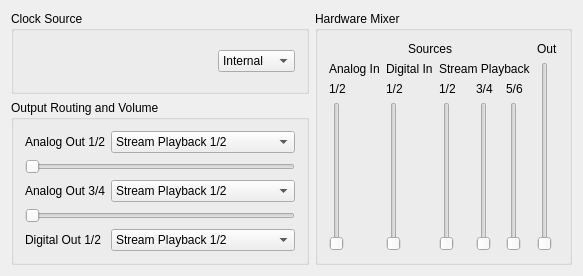
<?xml version="1.0" encoding="UTF-8"?>
<ui version="4.0">
 <class>YamahaGoUI</class>
 <widget class="QWidget" name="YamahaGoUI">
  <property name="geometry">
   <rect>
    <x>0</x>
    <y>0</y>
    <width>583</width>
    <height>276</height>
   </rect>
  </property>
  <property name="sizePolicy">
   <sizepolicy hsizetype="Preferred" vsizetype="Preferred">
    <horstretch>0</horstretch>
    <verstretch>0</verstretch>
   </sizepolicy>
  </property>
  <property name="windowTitle">
   <string>Yamaha GO series Control</string>
  </property>
  <layout class="QHBoxLayout" name="horizontalLayout_2">
   <item>
    <layout class="QVBoxLayout" name="verticalLayout">
     <item>
      <widget class="QGroupBox" name="groupBox_2">
       <property name="sizePolicy">
        <sizepolicy hsizetype="Preferred" vsizetype="Preferred">
         <horstretch>0</horstretch>
         <verstretch>0</verstretch>
        </sizepolicy>
       </property>
       <property name="title">
        <string>Clock Source</string>
       </property>
       <layout class="QHBoxLayout" name="horizontalLayout">
        <item>
         <spacer name="horizontalSpacer">
          <property name="orientation">
           <enum>Qt::Horizontal</enum>
          </property>
          <property name="sizeHint" stdset="0">
           <size>
            <width>40</width>
            <height>20</height>
           </size>
          </property>
         </spacer>
        </item>
        <item>
         <widget class="QComboBox" name="cmbClkSrc">
          <item>
           <property name="text">
            <string>Internal</string>
           </property>
          </item>
          <item>
           <property name="text">
            <string>Digital In</string>
           </property>
          </item>
         </widget>
        </item>
       </layout>
      </widget>
     </item>
     <item>
      <widget class="QGroupBox" name="groupBox">
       <property name="sizePolicy">
        <sizepolicy hsizetype="Preferred" vsizetype="Preferred">
         <horstretch>0</horstretch>
         <verstretch>0</verstretch>
        </sizepolicy>
       </property>
       <property name="title">
        <string>Output Routing and Volume</string>
       </property>
       <layout class="QFormLayout" name="formLayout">
        <property name="fieldGrowthPolicy">
         <enum>QFormLayout::AllNonFixedFieldsGrow</enum>
        </property>
        <item row="0" column="0">
         <widget class="QLabel" name="textLabel1_2_2_2_2">
          <property name="text">
           <string>Analog Out 1/2</string>
          </property>
          <property name="wordWrap">
           <bool>false</bool>
          </property>
         </widget>
        </item>
        <item row="0" column="1">
         <widget class="QComboBox" name="cmbAnaOut12">
          <item>
           <property name="text">
            <string>Stream Playback 1/2</string>
           </property>
          </item>
          <item>
           <property name="text">
            <string>Stream Playback 3/4</string>
           </property>
          </item>
          <item>
           <property name="text">
            <string>Analog In 1/2</string>
           </property>
          </item>
          <item>
           <property name="text">
            <string>Digital In 1/2</string>
           </property>
          </item>
          <item>
           <property name="text">
            <string>Mixer Out 1/2</string>
           </property>
          </item>
          <item>
           <property name="text">
            <string>Stream Playback 5/6</string>
           </property>
          </item>
         </widget>
        </item>
        <item row="2" column="0">
         <widget class="QLabel" name="textLabel1_2_2_2">
          <property name="text">
           <string>Analog Out 3/4</string>
          </property>
          <property name="wordWrap">
           <bool>false</bool>
          </property>
         </widget>
        </item>
        <item row="2" column="1">
         <widget class="QComboBox" name="cmbAnaOut34">
          <item>
           <property name="text">
            <string>Stream Playback 1/2</string>
           </property>
          </item>
          <item>
           <property name="text">
            <string>Stream Playback 3/4</string>
           </property>
          </item>
          <item>
           <property name="text">
            <string>Analog In 1/2</string>
           </property>
          </item>
          <item>
           <property name="text">
            <string>Digital In 1/2</string>
           </property>
          </item>
          <item>
           <property name="text">
            <string>Mixer Out 1/2</string>
           </property>
          </item>
          <item>
           <property name="text">
            <string>Stream Playback 5/6</string>
           </property>
          </item>
         </widget>
        </item>
        <item row="3" column="0" colspan="2">
         <widget class="QSlider" name="sldAnaOut34">
          <property name="singleStep">
           <number>10</number>
          </property>
          <property name="orientation">
           <enum>Qt::Horizontal</enum>
          </property>
         </widget>
        </item>
        <item row="4" column="0">
         <widget class="QLabel" name="textLabel1_2_2_2_3">
          <property name="text">
           <string>Digital Out 1/2</string>
          </property>
          <property name="wordWrap">
           <bool>false</bool>
          </property>
         </widget>
        </item>
        <item row="4" column="1">
         <widget class="QComboBox" name="cmbDigiOut12">
          <item>
           <property name="text">
            <string>Stream Playback 1/2</string>
           </property>
          </item>
          <item>
           <property name="text">
            <string>Stream Playback 3/4</string>
           </property>
          </item>
          <item>
           <property name="text">
            <string>Analog In 1/2</string>
           </property>
          </item>
          <item>
           <property name="text">
            <string>Digital In 1/2</string>
           </property>
          </item>
          <item>
           <property name="text">
            <string>Mixer Out 1/2</string>
           </property>
          </item>
          <item>
           <property name="text">
            <string>Stream Playback 5/6</string>
           </property>
          </item>
         </widget>
        </item>
        <item row="1" column="0" colspan="2">
         <widget class="QSlider" name="sldAnaOut12">
          <property name="singleStep">
           <number>10</number>
          </property>
          <property name="orientation">
           <enum>Qt::Horizontal</enum>
          </property>
         </widget>
        </item>
       </layout>
      </widget>
     </item>
    </layout>
   </item>
   <item>
    <widget class="QGroupBox" name="groupBox1">
     <property name="title">
      <string>Hardware Mixer</string>
     </property>
     <layout class="QGridLayout">
      <item row="0" column="1">
       <layout class="QGridLayout">
        <item row="2" column="2">
         <widget class="QLabel" name="textLabel2">
          <property name="text">
           <string>1/2</string>
          </property>
          <property name="wordWrap">
           <bool>false</bool>
          </property>
         </widget>
        </item>
        <item row="3" column="4">
         <widget class="QSlider" name="sldStrmPlbk56">
          <property name="minimum">
           <number>0</number>
          </property>
          <property name="maximum">
           <number>99</number>
          </property>
          <property name="singleStep">
           <number>10</number>
          </property>
          <property name="pageStep">
           <number>10</number>
          </property>
          <property name="orientation">
           <enum>Qt::Vertical</enum>
          </property>
          <property name="tickInterval">
           <number>10000</number>
          </property>
         </widget>
        </item>
        <item row="1" column="0">
         <widget class="QLabel" name="label_3">
          <property name="text">
           <string>Analog In</string>
          </property>
         </widget>
        </item>
        <item row="3" column="0">
         <widget class="QSlider" name="sldAnaIn12">
          <property name="sizePolicy">
           <sizepolicy hsizetype="Fixed" vsizetype="Expanding">
            <horstretch>0</horstretch>
            <verstretch>0</verstretch>
           </sizepolicy>
          </property>
          <property name="layoutDirection">
           <enum>Qt::LeftToRight</enum>
          </property>
          <property name="minimum">
           <number>0</number>
          </property>
          <property name="maximum">
           <number>99</number>
          </property>
          <property name="singleStep">
           <number>10</number>
          </property>
          <property name="pageStep">
           <number>10</number>
          </property>
          <property name="orientation">
           <enum>Qt::Vertical</enum>
          </property>
          <property name="tickInterval">
           <number>10000</number>
          </property>
         </widget>
        </item>
        <item row="2" column="0">
         <widget class="QLabel" name="label">
          <property name="text">
           <string>1/2</string>
          </property>
         </widget>
        </item>
        <item row="2" column="4">
         <widget class="QLabel" name="textLabel2_4_2_2">
          <property name="text">
           <string>5/6</string>
          </property>
          <property name="wordWrap">
           <bool>false</bool>
          </property>
         </widget>
        </item>
        <item row="2" column="3">
         <widget class="QLabel" name="textLabel2_2">
          <property name="text">
           <string>3/4</string>
          </property>
          <property name="wordWrap">
           <bool>false</bool>
          </property>
         </widget>
        </item>
        <item row="1" column="2" colspan="3">
         <widget class="QLabel" name="textLabel2_4_2_3_2_2">
          <property name="text">
           <string>Stream Playback</string>
          </property>
          <property name="wordWrap">
           <bool>false</bool>
          </property>
         </widget>
        </item>
        <item row="2" column="1">
         <widget class="QLabel" name="label_2">
          <property name="text">
           <string>1/2</string>
          </property>
         </widget>
        </item>
        <item row="1" column="1">
         <widget class="QLabel" name="label_4">
          <property name="text">
           <string>Digital In</string>
          </property>
         </widget>
        </item>
        <item row="0" column="0" colspan="5">
         <widget class="QLabel" name="textLabel2_4_2_3_2">
          <property name="text">
           <string>Sources</string>
          </property>
          <property name="alignment">
           <set>Qt::AlignCenter</set>
          </property>
          <property name="wordWrap">
           <bool>false</bool>
          </property>
         </widget>
        </item>
        <item row="3" column="2">
         <widget class="QSlider" name="sldStrmPlbk12">
          <property name="minimum">
           <number>0</number>
          </property>
          <property name="maximum">
           <number>99</number>
          </property>
          <property name="singleStep">
           <number>10</number>
          </property>
          <property name="pageStep">
           <number>10</number>
          </property>
          <property name="orientation">
           <enum>Qt::Vertical</enum>
          </property>
          <property name="tickInterval">
           <number>10000</number>
          </property>
         </widget>
        </item>
        <item row="3" column="3">
         <widget class="QSlider" name="sldStrmPlbk34">
          <property name="minimum">
           <number>0</number>
          </property>
          <property name="maximum">
           <number>99</number>
          </property>
          <property name="singleStep">
           <number>10</number>
          </property>
          <property name="pageStep">
           <number>10</number>
          </property>
          <property name="orientation">
           <enum>Qt::Vertical</enum>
          </property>
          <property name="tickInterval">
           <number>10000</number>
          </property>
         </widget>
        </item>
        <item row="3" column="1">
         <widget class="QSlider" name="sldDigiIn12">
          <property name="minimum">
           <number>0</number>
          </property>
          <property name="maximum">
           <number>99</number>
          </property>
          <property name="singleStep">
           <number>10</number>
          </property>
          <property name="pageStep">
           <number>10</number>
          </property>
          <property name="orientation">
           <enum>Qt::Vertical</enum>
          </property>
          <property name="tickInterval">
           <number>10000</number>
          </property>
         </widget>
        </item>
       </layout>
      </item>
      <item row="0" column="2">
       <layout class="QVBoxLayout">
        <item>
         <widget class="QLabel" name="textLabel2_4_2_2_2">
          <property name="text">
           <string>Out</string>
          </property>
          <property name="wordWrap">
           <bool>false</bool>
          </property>
         </widget>
        </item>
        <item>
         <widget class="QSlider" name="sldMaster">
          <property name="minimumSize">
           <size>
            <width>0</width>
            <height>80</height>
           </size>
          </property>
          <property name="minimum">
           <number>0</number>
          </property>
          <property name="maximum">
           <number>99</number>
          </property>
          <property name="singleStep">
           <number>10</number>
          </property>
          <property name="pageStep">
           <number>10</number>
          </property>
          <property name="orientation">
           <enum>Qt::Vertical</enum>
          </property>
          <property name="tickInterval">
           <number>10000</number>
          </property>
         </widget>
        </item>
       </layout>
      </item>
     </layout>
    </widget>
   </item>
  </layout>
 </widget>
 <layoutdefault spacing="6" margin="11"/>
 <pixmapfunction>qPixmapFromMimeSource</pixmapfunction>
 <tabstops>
  <tabstop>sldMaster</tabstop>
 </tabstops>
 <resources/>
 <connections>
  <connection>
   <sender>sldStrmPlbk34</sender>
   <signal>valueChanged(int)</signal>
   <receiver>YamahaGoUI</receiver>
   <slot>setGainStrmPlbk34(int)</slot>
   <hints>
    <hint type="sourcelabel">
     <x>20</x>
     <y>20</y>
    </hint>
    <hint type="destinationlabel">
     <x>20</x>
     <y>20</y>
    </hint>
   </hints>
  </connection>
  <connection>
   <sender>sldAnaIn12</sender>
   <signal>valueChanged(int)</signal>
   <receiver>YamahaGoUI</receiver>
   <slot>setGainAnaIn12(int)</slot>
   <hints>
    <hint type="sourcelabel">
     <x>20</x>
     <y>20</y>
    </hint>
    <hint type="destinationlabel">
     <x>20</x>
     <y>20</y>
    </hint>
   </hints>
  </connection>
  <connection>
   <sender>sldStrmPlbk56</sender>
   <signal>valueChanged(int)</signal>
   <receiver>YamahaGoUI</receiver>
   <slot>setGainStrmPlbk56(int)</slot>
   <hints>
    <hint type="sourcelabel">
     <x>20</x>
     <y>20</y>
    </hint>
    <hint type="destinationlabel">
     <x>20</x>
     <y>20</y>
    </hint>
   </hints>
  </connection>
  <connection>
   <sender>sldDigiIn12</sender>
   <signal>valueChanged(int)</signal>
   <receiver>YamahaGoUI</receiver>
   <slot>setGainDigiIn(int)</slot>
   <hints>
    <hint type="sourcelabel">
     <x>20</x>
     <y>20</y>
    </hint>
    <hint type="destinationlabel">
     <x>20</x>
     <y>20</y>
    </hint>
   </hints>
  </connection>
  <connection>
   <sender>sldMaster</sender>
   <signal>valueChanged(int)</signal>
   <receiver>YamahaGoUI</receiver>
   <slot>setVolumeMixer(int)</slot>
   <hints>
    <hint type="sourcelabel">
     <x>20</x>
     <y>20</y>
    </hint>
    <hint type="destinationlabel">
     <x>20</x>
     <y>20</y>
    </hint>
   </hints>
  </connection>
  <connection>
   <sender>cmbDigiOut12</sender>
   <signal>activated(int)</signal>
   <receiver>YamahaGoUI</receiver>
   <slot>setDigiOut12(int)</slot>
   <hints>
    <hint type="sourcelabel">
     <x>20</x>
     <y>20</y>
    </hint>
    <hint type="destinationlabel">
     <x>20</x>
     <y>20</y>
    </hint>
   </hints>
  </connection>
  <connection>
   <sender>cmbAnaOut12</sender>
   <signal>activated(int)</signal>
   <receiver>YamahaGoUI</receiver>
   <slot>setAnaOut12(int)</slot>
   <hints>
    <hint type="sourcelabel">
     <x>20</x>
     <y>20</y>
    </hint>
    <hint type="destinationlabel">
     <x>20</x>
     <y>20</y>
    </hint>
   </hints>
  </connection>
  <connection>
   <sender>cmbAnaOut34</sender>
   <signal>activated(int)</signal>
   <receiver>YamahaGoUI</receiver>
   <slot>setAnaOut34(int)</slot>
   <hints>
    <hint type="sourcelabel">
     <x>20</x>
     <y>20</y>
    </hint>
    <hint type="destinationlabel">
     <x>20</x>
     <y>20</y>
    </hint>
   </hints>
  </connection>
  <connection>
   <sender>sldStrmPlbk12</sender>
   <signal>valueChanged(int)</signal>
   <receiver>YamahaGoUI</receiver>
   <slot>setGainStrmPlbk12(int)</slot>
   <hints>
    <hint type="sourcelabel">
     <x>20</x>
     <y>20</y>
    </hint>
    <hint type="destinationlabel">
     <x>20</x>
     <y>20</y>
    </hint>
   </hints>
  </connection>
  <connection>
   <sender>sldAnaOut12</sender>
   <signal>valueChanged(int)</signal>
   <receiver>YamahaGoUI</receiver>
   <slot>setVolumeAnaOut12(int)</slot>
   <hints>
    <hint type="sourcelabel">
     <x>230</x>
     <y>300</y>
    </hint>
    <hint type="destinationlabel">
     <x>184</x>
     <y>207</y>
    </hint>
   </hints>
  </connection>
  <connection>
   <sender>sldAnaOut34</sender>
   <signal>valueChanged(int)</signal>
   <receiver>YamahaGoUI</receiver>
   <slot>setVolumeAnaOut34(int)</slot>
   <hints>
    <hint type="sourcelabel">
     <x>230</x>
     <y>361</y>
    </hint>
    <hint type="destinationlabel">
     <x>184</x>
     <y>207</y>
    </hint>
   </hints>
  </connection>
  <connection>
   <sender>cmbClkSrc</sender>
   <signal>activated(int)</signal>
   <receiver>YamahaGoUI</receiver>
   <slot>setClkSrc(int)</slot>
   <hints>
    <hint type="sourcelabel">
     <x>536</x>
     <y>43</y>
    </hint>
    <hint type="destinationlabel">
     <x>306</x>
     <y>228</y>
    </hint>
   </hints>
  </connection>
 </connections>
</ui>
